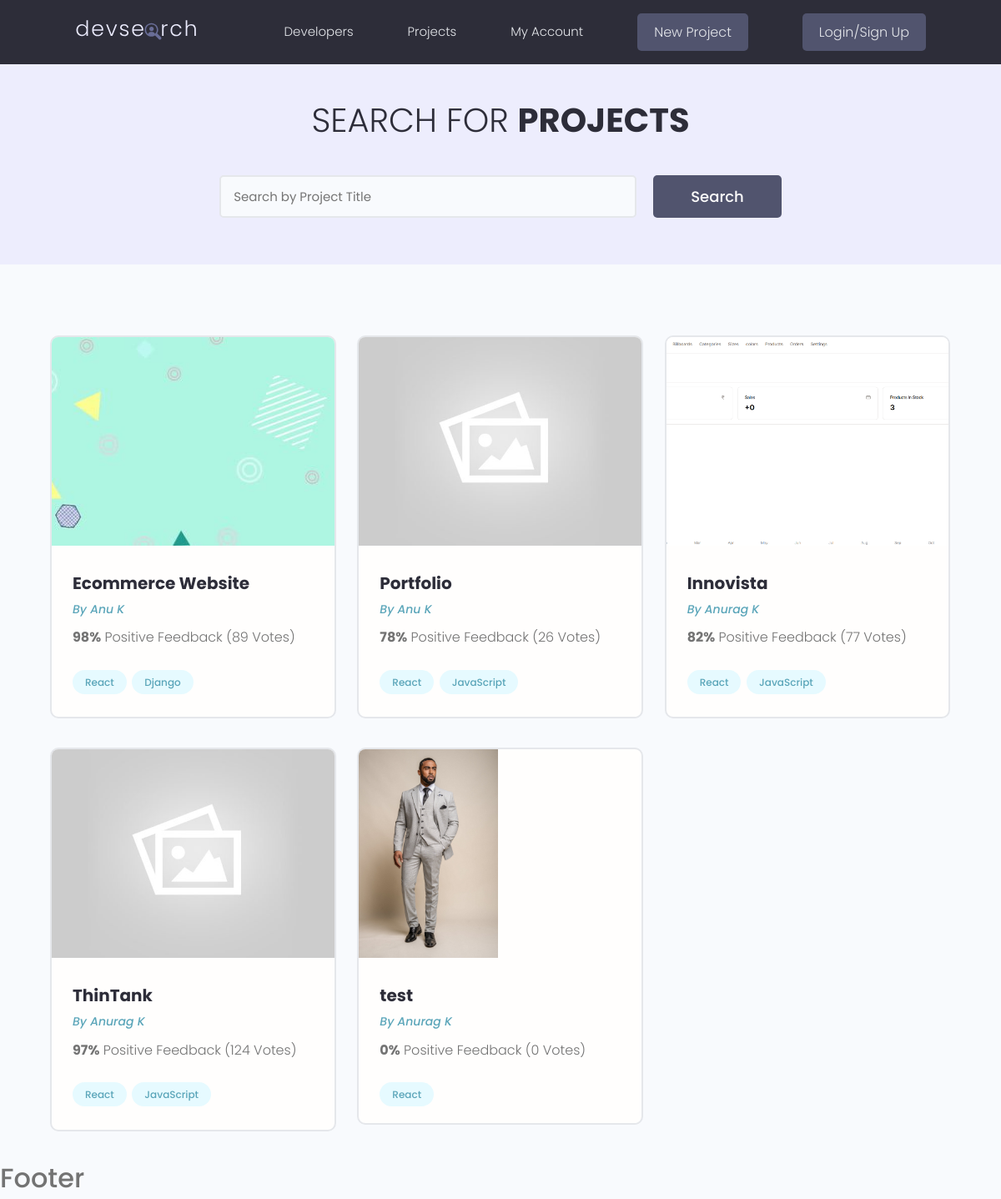
The page / on the database its author committed.
### projects/models.py (models this page shows, shortened)
class Project(models.Model):
    owner = models.ForeignKey(Profile, null=True, blank=True, on_delete=models.CASCADE)
    title = models.CharField(max_length=200)
    description = models.TextField(null=True, blank=True)
    featured_image = models.ImageField(null=True, blank=True, default='default.png')
    demo_link = models.CharField(max_length=2000, blank=True, null=True)
    source_link = models.CharField(max_length=2000, null=True, blank=True)
    tags = models.ManyToManyField('Tag', blank=True)
    vote_total = models.IntegerField(default=0, null=True, blank=True)
    vote_ratio = models.IntegerField(default=0, null=True, blank=True)
    created = models.DateTimeField(auto_now_add=True)
    id = models.UUIDField(default=uuid.uuid4, unique=True, primary_key=True, editable=False)

class Tag(models.Model):
    name = models.CharField(max_length=200)
    created = models.DateTimeField(auto_now_add=True)
    id = models.UUIDField(default=uuid.uuid4, unique=True, primary_key=True, editable=False)

### users/models.py (models this page shows, shortened)
class Profile(models.Model):
    user = models.OneToOneField(User, on_delete=models.CASCADE, null=True, blank=True)
    name = models.CharField(max_length=200, null=True, blank=True)
    username = models.CharField(max_length=200, blank=True, null=True)
    location = models.CharField(max_length=200, blank=True, null=True)
    email = models.EmailField(max_length=200, null=True, blank=True)
    short_intro = models.CharField(max_length=200, blank=True, null=True)
    bio = models.TextField(blank=True, null=True)
    profile_image = models.ImageField(null=True, blank=True, upload_to='profile/', default='profile/user-default.png')
    social_github = models.CharField(max_length=200, blank=True, null=True)
    social_twitter = models.CharField(max_length=200, blank=True, null=True)
    social_linkedin = models.CharField(max_length=200, blank=True, null=True)
    social_website = models.CharField(max_length=200, blank=True, null=True)
    created = models.DateTimeField(auto_now_add=True)
    id = models.UUIDField(default=uuid.uuid4, unique=True, primary_key=True, editable=False)

### projects/views.py (the view)
# urls.py: path('', include('projects.urls')),
def projects(request):
    data = Project.objects.all()
    return render(request, 'projects/projects.html', {'projects': data})

### projects/templates/projects/projects.html (shortened to what this page needs)
{% extends 'main.html' %}
{% block content %}
<main class="projects">
    <section class="hero-section text-center">
      <div class="container container--narrow">
        <div class="hero-section__box">
          <h2>Search for <span>Projects</span></h2>
        </div>
        <div class="hero-section__search">
          <form class="form" action="#" method="get">
            <div class="form__field">
              <input class="input input--text" id="formInput#search" type="text" name="text"
                placeholder="Search by Project Title" />
            </div>
            <input class="btn btn--sub btn--lg" type="submit" value="Search" />
          </form>
        </div>
      </div>
    </section>
    <section class="projectsList">
      <div class="container">
        <div class="grid grid--three">
            {% for project in projects%}
          <div class="column">
            <div class="card project">
              <a href="{% url 'project' project.id %}" class="project">
                <img class="project__thumbnail" src="{{project.featured_image.url}}" alt="project thumbnail" />
                <div class="card__body">
                  <h3 class="project__title">{{project.title}}</h3>
                  <p><a class="project__author" href="{% url 'profile' project.owner.id %}">By {{project.owner.name}}</a></p>
                  <p class="project--rating">
                    <span style="font-weight: bold;">{{project.vote_ratio}}%</span> Positive
                    Feedback ({{project.vote_total}} Vote{{ project.vote_total|pluralize:"s" }})
                  </p>
                  <div class="project__tags">
                      {% for tag in project.tags.all %}
                    <span class="tag tag--pill tag--main">
                      <small>{{tag.name}}</small>
                    </span>
                      {% endfor %}
                  </div>
                </div>
              </a>
            </div>
          </div>
            {% endfor%}
        </div>
      </div>
    </section>
  </main>
{% endblock content %}

### static/styles/app.css (style rules this page uses)
:root { --color-sub: #2d2d39; }
.btn--sub { background-color: var(--color-sub-light); }
.card { border: 2px solid var(--color-light); }
img { width: 100%; }
.hero-section { height: 40vh; display: flex; align-items: center; background-color: var(--color-sub); }
.hero-section__box { margin-bottom: 4rem; }
.hero-section__box > h2, .hero-section__box > h2 > span { font-size: 4rem; color: var(--color-light); line-height: 1.3; text-transform: uppercase; }
.hero-section__box > h2 { font-weight: 300; }
.hero-section__box > h2 > span { font-weight: 700; }
.hero-section__search > .form { display: flex; align-items: center; justify-content: center; gap: 2rem; }
.hero-section__search > .form input.input--text { width: 50rem; }
.project__author { font-size: 1.4rem; font-style: italic; }
.project--rating { margin-bottom: 1.6em; margin-top: .5em; }
.projects > .hero-section { background: var(--color-sub-lighter); height: 30vh; }
.projects .hero-section__box { margin-bottom: 2.5rem; }
.projects .hero-section__box > h2 { color: var(--color-sub); }
.projects .hero-section__box > h2 > span { font-weight: 700; color: var(--color-sub); }
.projectsList { margin-top: 8rem; }
.project__thumbnail { height: 25rem; object-fit: cover; object-position: top center; }
.project__title { font-size: 2rem; font-weight: 700; color: var(--color-sub); }

### static/uikit/styles/modules/_variables.css (style rules this page uses)
:root { --color-main: #5aa5b9; --color-main-light: #e6faff; --color-sub: #3f4156; --color-sub-light: #51546e; --color-sub-lighter: #ededfd; --color-text: #737373; --color-gray: #8b8b8b; --color-light: #e5e7eb; --color-light-gray: #767676; --color-bg: #f8fafd; --color-white: #fffefd; --color-white-light: #f3f3f3; --color-success: #359e64; --color-success-bg: #def8e8; --color-error: #fc4b0b; --color-error-bg: #fff2ee; --font-base: 'Poppins', arial, helvetica, 'Segoe UI', roboto, ubuntu, sans-serif; --font-monospace: 'Fira Code', 'Courier New', courier, monospace; --font-regular: 300; --font-medium: 500; --font-bold: 700; --generic-shadow: 1px 1px 5px #00000010; --generic-transition: all 0.3s ease-in-out; }

### static/uikit/styles/modules/_base.css (style rules this page uses)
* { margin: 0; padding: 0; box-sizing: border-box; text-rendering: optimizeLegibility; color: inherit; font-size: inherit; }
html { font-size: 50%; }
@media only screen and (min-width: 480px) { html { font-size: 56.25%; } }
@media only screen and (min-width: 1200px) { html { font-size: 62.5%; } }
body { line-height: 1.6; font-weight: 400; font-size: 1.5rem; color: var(--color-text); background-color: var(--color-bg); min-height: 100vh; }

### static/uikit/styles/modules/_typography.css (style rules this page uses)
* { font-family: var(--font-base); }
h2 { font-size: 3.6rem; font-weight: var(--font-bold); }
h3 { font-size: 3.2rem; font-weight: var(--font-medium); }
p, span, strong { font-size: 1.6rem; color: var(--color-text); font-weight: var(--font-regular); }
a { padding-bottom: 2px; text-decoration: none; display: inline-block; color: var(--color-main); font-weight: var(--font-medium); }

### static/uikit/styles/modules/_utilities.css (style rules this page uses)
.container { width: 95%; max-width: 165rem; margin: 0 auto; box-sizing: border-box; }
.container--narrow { width: 95%; max-width: 120rem; }
@media screen and (min-width: 1000px) { .container { width: 90%; } }
@media screen and (min-width: 1000px) { .container--narrow { width: 85%; } }
@media screen and (min-width: 1200px) { .container { width: 90%; } }
@media screen and (min-width: 1200px) { .container--narrow { width: 85%; } }
.text-center { text-align: center; }

### static/uikit/styles/modules/_button.css (style rules this page uses)
.btn { display: inline-block; position: relative; cursor: pointer; background-color: var(--color-light); font-weight: var(--font-medium); color: var(--color-sub); text-decoration: none; padding: 1rem 2rem; border-radius: 0.5rem; border: none; width: -webkit-fit-content; width: -moz-fit-content; width: fit-content; height: -webkit-fit-content; height: -moz-fit-content; height: fit-content; font-size: 1.6rem; outline-width: 0; outline-color: transparent; -webkit-backface-visibility: hidden; backface-visibility: hidden; transition: all 0.3s ease-in-out; }
.btn--sub { background-color: var(--color-sub); color: var(--color-white); }
.btn--lg { font-size: 1.8rem; padding: 1.2rem 4.5rem; }

### static/uikit/styles/modules/_card.css (style rules this page uses)
.card { border-radius: 1rem; background-color: var(--color-white); border: 1.5px solid var(--color-light); width: auto; height: auto; margin-top: 0.5rem; margin-bottom: 0.5rem; overflow: hidden; }
.card__body, .card__header { padding: 2rem 2.5rem; }

### rows shown on the page
Project: featured_image (picture), title "Ecommerce Website", owner.name "Anu K", vote_ratio "98", vote_total "89"
Tag: name "React"
Tag: name "Django"
Project: featured_image (placeholder picture), title "Portfolio", owner.name "Anu K", vote_ratio "78", vote_total "26"
Tag: name "JavaScript"
Project: featured_image (picture), title "Innovista", owner.name "Anurag K", vote_ratio "82", vote_total "77"
Project: featured_image (placeholder picture), title "ThinTank", owner.name "Anurag K", vote_ratio "97", vote_total "124"
Project: featured_image (picture), title "test", owner.name "Anurag K", vote_ratio "0", vote_total "0"
